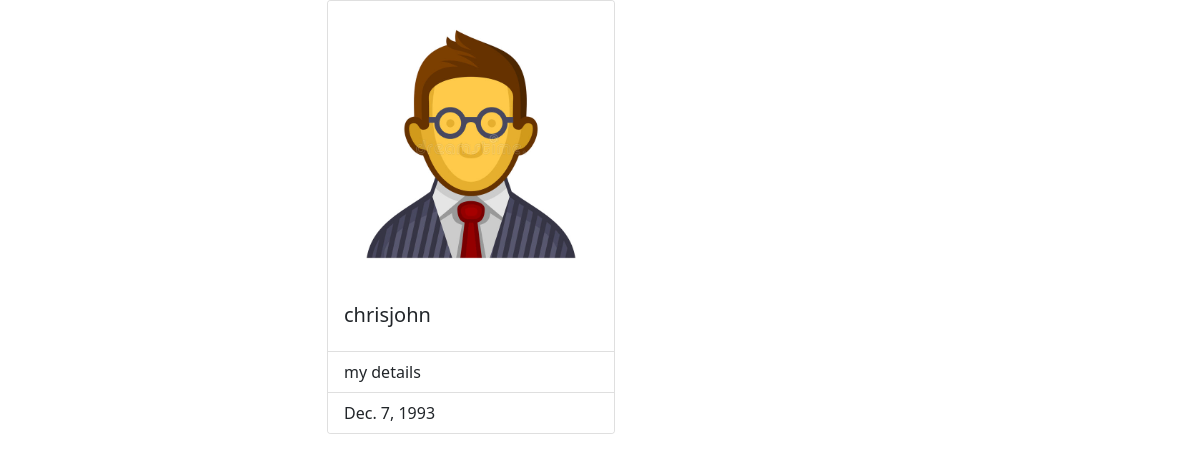
The app's page /users/view (signed in) with its own data.
### users/models.py (models this page shows, shortened)
class Profile(models.Model):
    user = models.OneToOneField(User,on_delete=models.CASCADE)
    profile_pic = models.ImageField(upload_to="images")
    bio = models.CharField(max_length=100)
    birth_date = models.DateField(null=True)

### users/views.py (the view)
# urls.py: path("view",view_profile.as_view(),name="view"),
class view_profile(TemplateView):
    model = Profile
    template_name = "users/view_profile.html"
    context = {}
    def get(self, request, *args, **kwargs):
        user = self.model.objects.filter(user=request.user)
        self.context["users"] = user
        return render(request,self.template_name,self.context)

### users/templates/users/view_profile.html (shortened to what this page needs)
<!DOCTYPE html>
<html lang="en">
<head>
    <link href="https://cdn.jsdelivr.net/npm/bootstrap@5.0.0-beta1/dist/css/bootstrap.min.css" rel="stylesheet"
>
</head>
<body>
<div class="container">
    <div class="row">
        {%for us in users%}
        <div class="col-3"></div>
        <div class="col-3">
            <div class="card" style="width: 18rem;">
  <img src="{{us.profile_pic.url}}" class="card-img-top" alt="...">
  <div class="card-body">
    <h5 class="card-title">{{us.user}}</h5>
  </div>
  <ul class="list-group list-group-flush">
    <li class="list-group-item">{{us.bio}}</li>
    <li class="list-group-item">{{us.birth_date}}</li>
  </ul>
</div>
        </div>
        <div class="col-3"></div>
        {%endfor%}
    </div>
</div>
</body>
</html>

### records on screen
Profile: profile_pic (picture), user "chrisjohn", bio "my details", birth_date "Dec. 7, 1993"
